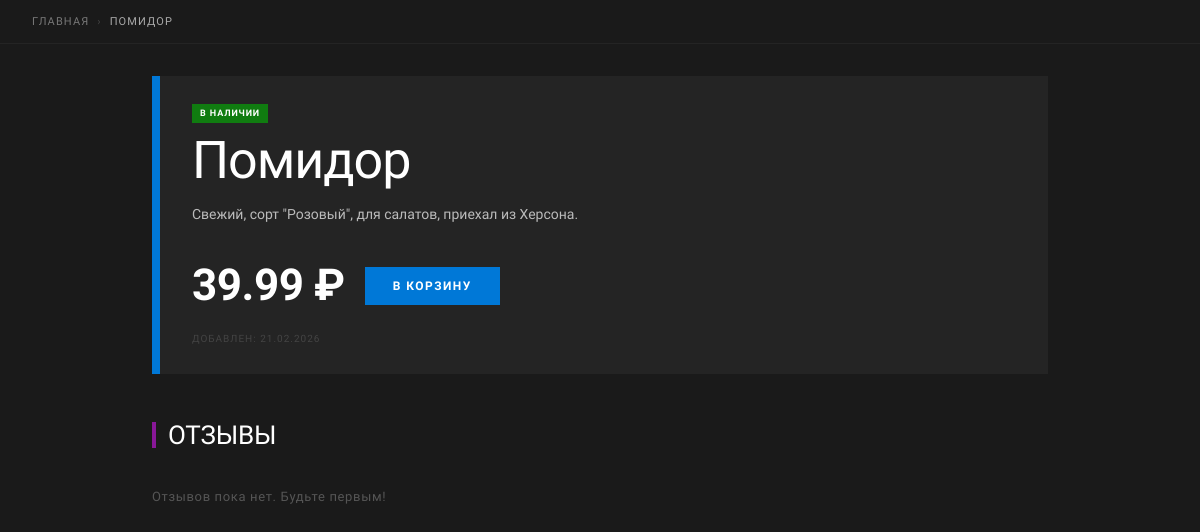
/product/1/, run on the app's committed database.
### products/models.py (models this page shows, shortened)
class Product(models.Model):
    name = models.CharField(max_length=200, verbose_name="Product Name")
    category = models.ForeignKey(
        Category,
        on_delete=models.CASCADE,
        null=True,
        blank=True,
        verbose_name='Category'
    )
    description = models.TextField(verbose_name="Product Description")
    price = models.DecimalField(max_digits=10, decimal_places=2, verbose_name="Price")
    is_available = models.BooleanField(default=True, verbose_name="Is Available")
    created_at = models.DateTimeField(auto_now_add=True, verbose_name="Created At")
    class Meta:
        verbose_name = "Product"
        verbose_name_plural = "Products"

### products/views.py (the view)
# urls.py: path('product/<int:pk>/', views.product_detail, name='product_detail'),
def product_detail(request, pk):
    product = get_object_or_404(Product, pk=pk)
    reviews = product.review_set.all()
    avg_rating = (
        sum(r.rating for r in reviews) / len(reviews)
        if reviews else None
    )
    return render(request, 'product_detail.html', {
        'product':    product,
        'reviews':    reviews,
        'avg_rating': avg_rating,
    })

### templates/product_detail.html (shortened to what this page needs)
{% load static %}
<!DOCTYPE html>
<html lang="ru">
<head>
    <link rel="stylesheet" href="{% static 'css/style.css' %}">
    <link rel="stylesheet" href="{% static 'css/detail.css' %}">
</head>
<body>
    <div class="breadcrumb">
        <a href="{% url 'home' %}" class="breadcrumb__link">Главная</a>
        <span class="breadcrumb__sep">›</span>
        <span class="breadcrumb__current">{{ product.name }}</span>
    </div>
    <main class="pd-main">
        <section class="pd-hero">
            <div class="pd-hero__color-block"></div>
            <div class="pd-hero__content">
                <div class="pd-hero__meta">
                    {% if not product.is_available %}
                        <span class="pd-badge pd-badge--na">Нет в наличии</span>
                    {% else %}
                        <span class="pd-badge pd-badge--available">В наличии</span>
                    {% endif %}
                </div>
                <h1 class="pd-hero__title">{{ product.name }}</h1>
                <p class="pd-hero__desc">{{ product.description }}</p>
                <div class="pd-hero__footer">
                    <span class="pd-price">{{ product.price }} ₽</span>
                    {% if product.is_available %}
                        <form method="post" action="{% url 'cart_add' product.pk %}">
                            <button type="submit" class="pd-btn pd-btn--primary">В корзину</button>
                        </form>
                    {% else %}
                        <button class="pd-btn pd-btn--disabled" disabled>Недоступно</button>
                    {% endif %}
                </div>
                <p class="pd-meta-date">Добавлен: {{ product.created_at|date:"d.m.Y" }}</p>
            </div>
        </section>
        <section class="pd-reviews">
            <h2 class="pd-section-title" style="--accent:#881798">
                Отзывы
            </h2>
            {% if reviews %}
                <div class="pd-reviews__list">
                    {% for review in reviews %}
                        <article class="review-card" style="animation-delay: {{ forloop.counter0 }}00ms">
                            <div class="review-card__header">
                                <span class="review-card__author">{{ review.author }}</span>
                                <span class="review-card__stars" data-rating="{{ review.rating }}"></span>
                            </div>
                            <p class="review-card__text">{{ review.text }}</p>
                        </article>
                    {% endfor %}
                </div>
            {% else %}
                <p class="pd-empty">Отзывов пока нет. Будьте первым!</p>
            {% endif %}
        </section>
    </main>
</body>
</html>

### static/css/style.css (style rules this page uses)
*, *::before, *::after { box-sizing: border-box; margin: 0; padding: 0; }
:root { --bg: #1A1A1A; --bg-panel: #242424; --bg-card: #2C2C2C; --text: #FFFFFF; --text-muted: #999999; --blue: #0078D7; --green: #107C10; --orange: #FF8C00; --red: #E81123; --purple: #881798; --tile-w: 220px; --tile-gap: 4px; --font: 'Segoe UI', 'Arial', sans-serif; --appbar-h: 64px; --section-pad: 48px 32px 24px; }
html { scroll-behavior: smooth; }
body { background: var(--bg); color: var(--text); font-family: var(--font); font-size: 14px; line-height: 1.4; min-height: 100vh; overflow-x: hidden; padding-bottom: calc(var(--appbar-h) + 16px); }
a { color: inherit; text-decoration: none; }

### static/css/detail.css (style rules this page uses)
.breadcrumb { padding: 14px 32px; font-size: 11px; letter-spacing: .1em; text-transform: uppercase; color: #555; display: flex; align-items: center; gap: 8px; border-bottom: 1px solid #242424; }
.breadcrumb__link { color: #777; transition: color .12s; }
.breadcrumb__sep { color: #444; }
.breadcrumb__current { color: #aaa; }
.pd-main { max-width: 960px; margin: 0 auto; padding: 0 32px 80px; }
.pd-hero { display: grid; grid-template-columns: 8px 1fr; gap: 0; margin: 32px 0 40px; animation: fadeUp .4s ease-out both; }
.pd-hero__color-block { background: var(--blue); align-self: stretch; }
.pd-hero__content { padding: 28px 28px 28px 32px; background: #242424; }
.pd-hero__meta { display: flex; align-items: center; gap: 10px; margin-bottom: 12px; }
.pd-badge { font-size: 9px; font-weight: 700; letter-spacing: .1em; text-transform: uppercase; padding: 3px 8px; }
.pd-badge--available { background: var(--green); color: #fff; }
.pd-hero__title { font-size: clamp(28px, 5vw, 52px); font-weight: 300; line-height: 1; letter-spacing: -.02em; margin-bottom: 16px; }
.pd-hero__desc { font-size: 14px; line-height: 1.7; color: #bbb; margin-bottom: 28px; max-width: 640px; }
.pd-hero__footer { display: flex; align-items: center; gap: 20px; flex-wrap: wrap; margin-bottom: 16px; }
.pd-price { font-size: clamp(28px, 4vw, 44px); font-weight: 700; color: #fff; letter-spacing: -.01em; }
.pd-btn { display: inline-flex; align-items: center; justify-content: center; padding: 12px 28px; font-family: var(--font); font-size: 12px; font-weight: 600; letter-spacing: .12em; text-transform: uppercase; border: none; cursor: pointer; transition: filter .15s; text-decoration: none; }
.pd-btn--primary { background: var(--blue); color: #fff; }
.pd-meta-date { font-size: 10px; letter-spacing: .1em; text-transform: uppercase; color: #444; }
.pd-section-title { font-size: clamp(18px, 3vw, 26px); font-weight: 300; text-transform: uppercase; letter-spacing: -.01em; padding-left: 12px; border-left: 4px solid var(--accent, #881798); line-height: 1; margin-bottom: 20px; display: flex; align-items: center; gap: 10px; }
.pd-reviews { margin-top: 48px; }
.pd-empty { color: #555; font-size: 13px; padding: 20px 0; letter-spacing: .05em; }

### data on the page
Product: name "ПОМИДОР", name "Помидор", description "Свежий, сорт \"Розовый\", для салатов, приехал из Херсона.", price "39.99", created_at "21.02.2026"
